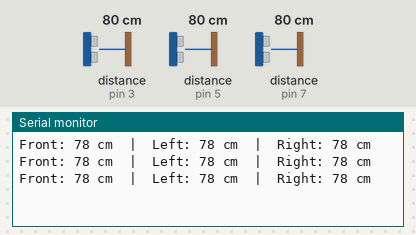
This sketch was run on a simulated Arduino Nano, built with avr-gcc and run on an emulated ATmega328P. On the bench: the last lines printed to the serial monitor. Wiring (inferred from the names in the program): 3 × ultrasonic range finder: trigger pin 2, echo pin 3 / trigger pin 4, echo pin 5 / trigger pin 6, echo pin 7. The inputs (shaded band) are chosen by the test bench; at power-on: distance to the obstacle (sensors on pin 3, pin 5, pin 7) 80 cm. The echo pulse lasts 58.3 µs per cm.

Above: at 1.2 s.
1.3 s: distance to the obstacle (sensor on pin 3) set to 299 cm
At 2.01 s:
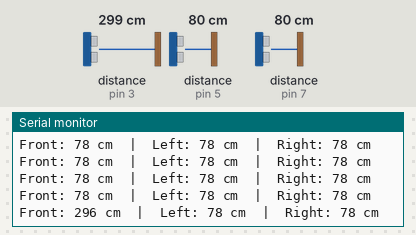
4.3 s: distance to the obstacle (sensor on pin 5) set to 250 cm
At 4.53 s:
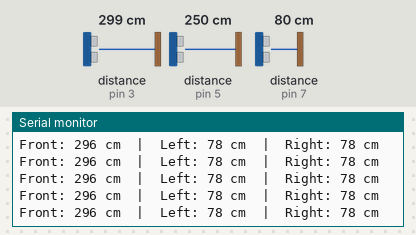
7.3 s: distance to the obstacle (sensor on pin 7) set to 120 cm
At 7.53 s:
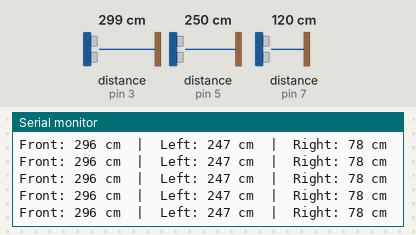
10.3 s: distance to the obstacle (sensor on pin 3) set to 250 cm
At 10.55 s:
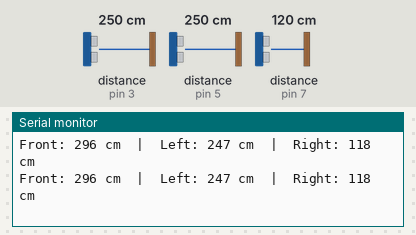
13.3 s: distance to the obstacle (sensor on pin 5) set to 299 cm
At 13.55 s:
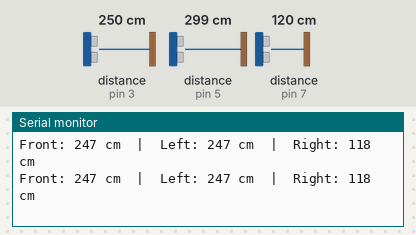
16.3 s: distance to the obstacle (sensor on pin 7) set to 2 cm
At 16.57 s:
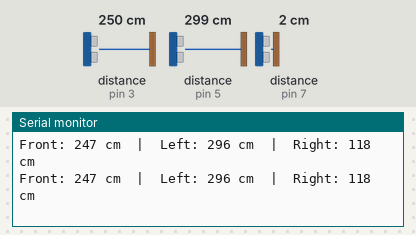
Timing chart, 0 to 19.3 s (numbered marks = the images above; inputs shaded):
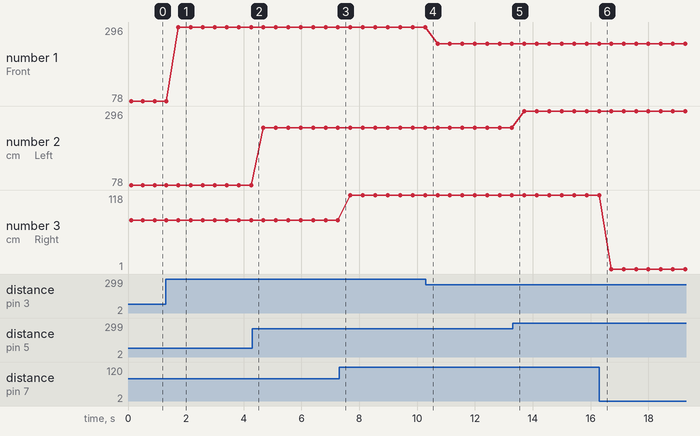

Measured:
- after the input at 1.3 s, the serial monitor: prints a new line after 0.44 s (image 1)
- plotted number 1: 78 → 296 after the input at 1.3 s
- plotted number 2: 78 → 247 after the input at 4.3 s, 247 → 296 after the input at 13.3 s
- plotted number 3: 78 → 118 after the input at 7.3 s, 118 → 1 after the input at 16.3 s

The sketch:

Ultrasonic_Test.ino
```cpp
/*
  Ultrasonic_Test.ino
  Phase 1 — Component Verification

  Tests all three ultrasonic sensors (Front, Left, Right) on Nano #1.

  Wiring:
    Ultrasonic 1 (Front) -> Trig D2, Echo D3
    Ultrasonic 2 (Left)  -> Trig D4, Echo D5
    Ultrasonic 3 (Right) -> Trig D6, Echo D7
    VCC -> 5V, GND -> GND (all three)

  Expected result: Serial Monitor (9600 baud) prints live distance
  readings (cm) for all three sensors, changing as objects move
  closer/farther from each sensor.
*/

#define TRIG1 2
#define ECHO1 3
#define TRIG2 4
#define ECHO2 5
#define TRIG3 6
#define ECHO3 7

void setup() {
  Serial.begin(9600);
  pinMode(TRIG1, OUTPUT); pinMode(ECHO1, INPUT);
  pinMode(TRIG2, OUTPUT); pinMode(ECHO2, INPUT);
  pinMode(TRIG3, OUTPUT); pinMode(ECHO3, INPUT);
}

long readDistance(int trigPin, int echoPin) {
  digitalWrite(trigPin, LOW);
  delayMicroseconds(2);
  digitalWrite(trigPin, HIGH);
  delayMicroseconds(10);
  digitalWrite(trigPin, LOW);

  long duration = pulseIn(echoPin, HIGH, 30000); // 30ms timeout
  long distanceCm = duration * 0.034 / 2;
  return distanceCm;
}

void loop() {
  long d1 = readDistance(TRIG1, ECHO1);
  delay(30);
  long d2 = readDistance(TRIG2, ECHO2);
  delay(30);
  long d3 = readDistance(TRIG3, ECHO3);
  delay(30);

  Serial.print("Front: "); Serial.print(d1); Serial.print(" cm  |  ");
  Serial.print("Left: ");  Serial.print(d2); Serial.print(" cm  |  ");
  Serial.print("Right: "); Serial.print(d3); Serial.println(" cm");

  delay(300);
}
```
